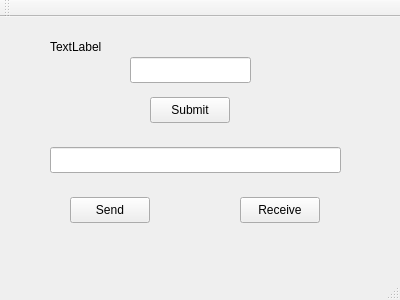
<?xml version="1.0" encoding="UTF-8"?>
<ui version="4.0">
 <class>MainWindow</class>
 <widget class="QMainWindow" name="MainWindow">
  <property name="geometry">
   <rect>
    <x>0</x>
    <y>0</y>
    <width>400</width>
    <height>300</height>
   </rect>
  </property>
  <property name="windowTitle">
   <string>MainWindow</string>
  </property>
  <widget class="QWidget" name="centralWidget">
   <widget class="QLabel" name="label">
    <property name="geometry">
     <rect>
      <x>50</x>
      <y>20</y>
      <width>301</width>
      <height>20</height>
     </rect>
    </property>
    <property name="text">
     <string>TextLabel</string>
    </property>
   </widget>
   <widget class="QLineEdit" name="uartdevice">
    <property name="geometry">
     <rect>
      <x>130</x>
      <y>40</y>
      <width>121</width>
      <height>26</height>
     </rect>
    </property>
   </widget>
   <widget class="QPushButton" name="SubmitButton">
    <property name="geometry">
     <rect>
      <x>150</x>
      <y>80</y>
      <width>80</width>
      <height>26</height>
     </rect>
    </property>
    <property name="text">
     <string>Submit</string>
    </property>
   </widget>
   <widget class="QLineEdit" name="uartoutput">
    <property name="geometry">
     <rect>
      <x>50</x>
      <y>130</y>
      <width>291</width>
      <height>26</height>
     </rect>
    </property>
   </widget>
   <widget class="QPushButton" name="SendButton">
    <property name="geometry">
     <rect>
      <x>70</x>
      <y>180</y>
      <width>80</width>
      <height>26</height>
     </rect>
    </property>
    <property name="text">
     <string>Send</string>
    </property>
   </widget>
   <widget class="QPushButton" name="ReceiveButton">
    <property name="geometry">
     <rect>
      <x>240</x>
      <y>180</y>
      <width>80</width>
      <height>26</height>
     </rect>
    </property>
    <property name="text">
     <string>Receive</string>
    </property>
   </widget>
  </widget>
  <widget class="QMenuBar" name="menuBar">
   <property name="geometry">
    <rect>
     <x>0</x>
     <y>0</y>
     <width>400</width>
     <height>23</height>
    </rect>
   </property>
  </widget>
  <widget class="QToolBar" name="mainToolBar">
   <attribute name="toolBarArea">
    <enum>TopToolBarArea</enum>
   </attribute>
   <attribute name="toolBarBreak">
    <bool>false</bool>
   </attribute>
  </widget>
  <widget class="QStatusBar" name="statusBar"/>
 </widget>
 <layoutdefault spacing="6" margin="11"/>
 <resources/>
 <connections/>
</ui>
